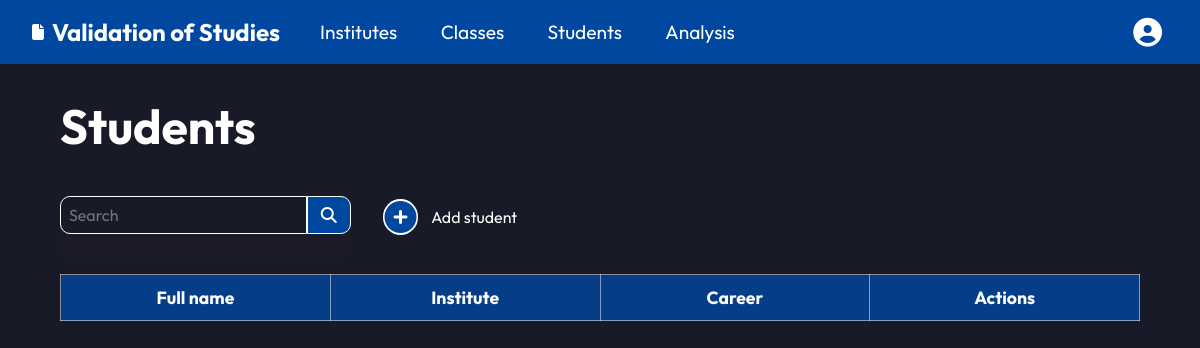
The app's page /students/ (signed in), older data.
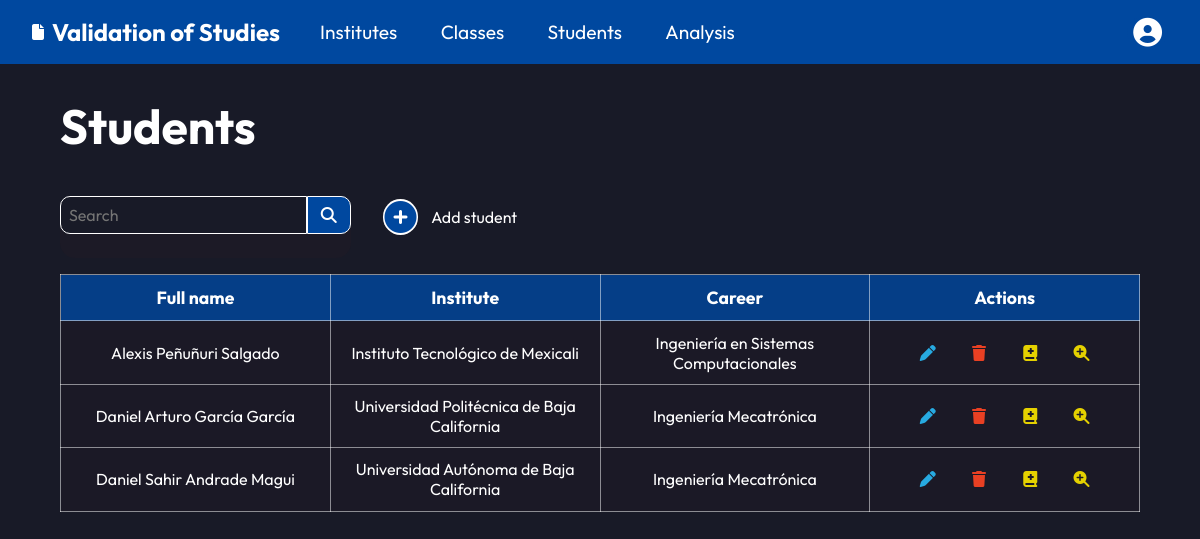
The same page, newer data.
### students/models.py (models this page shows, shortened)
class Student(models.Model):
  institute = models.ForeignKey(
    Institute,
    on_delete=models.CASCADE,
    blank=True, null=True
  )
  career = models.ForeignKey(
    Career,
    on_delete=models.CASCADE,
    blank=True, null=True
  )
  first_name = models.CharField(max_length=128)
  paternal_surname = models.CharField(max_length=128)
  maternal_surname = models.CharField(max_length=128)
  street_and_number = models.CharField(max_length=256)
  neighborhood = models.CharField(max_length=256)
  zip_code = models.IntegerField()
  municipality = models.CharField(max_length=128)
  city = models.CharField(max_length=128)
  state = models.CharField(max_length=128)
  phone_number = models.IntegerField()
  nationality = models.CharField(max_length=128)
  sex = models.CharField(max_length=1)
  level = models.CharField(max_length=128)
  area = models.CharField(max_length=128)
  created_at = models.DateTimeField(auto_now_add=True)

### institutes/models.py (models this page shows, shortened)
class Institute(models.Model):
  name = models.CharField(max_length=128)
  republic_state = models.CharField(max_length=128)
  def __str__(self):
    return self.name

class Career(models.Model):
  institute = models.ForeignKey(
    Institute,
    on_delete=models.CASCADE,
    blank=True, null=True
  )
  name = models.CharField(max_length=128)
  is_engineering = models.BooleanField(default=0)
  def __str__(self):
    return self.name

### students/views.py (the view)
# urls.py: path("", views.StudentListView.as_view(), name="students"),
class StudentListView(LoginRequiredMixin, ListView):
  template_name = "students/students.html"
  model = Student
  def get_context_data(self, **kwargs):
    context = super().get_context_data(**kwargs)
    context["students_list"] = (
      Student.objects
      .order_by("first_name")
    )
    return context

### templates/students/students.html (shortened to what this page needs)
{% extends 'base.html' %}
{% block content %}
<h2 class="main-title">Students</h2>
<div class="institutes-header">
  <form action="" class="search-container search-small">
    <input type="search" name="" id="" placeholder="Search">
    <button type="submit"><i class="fa-solid fa-magnifying-glass"></i></button>
  </form>
  <a href="{% url 'new-student' %}"><i class="fa-solid fa-circle-plus"></i> Add student</a>
</div>
<div>
  <table>
    <tr>
      <th>Full name</th>
      <th>Institute</th>
      <th>Career</th>
      <th>Actions</th>
    </tr>
    {% for student in students_list %}
    <tr>
      <td><a href="{% url 'request' student.id %}" class="table-link">{{ student.first_name }}
          {{ student.paternal_surname }} {{ student.maternal_surname }}</a></td>
      <td><a href="{% url 'careers' student.institute.id %}" class="table-link">{{ student.institute }}</a></td>
      <td><a href="{% url 'syllabus' student.career.id %}" class="table-link">{{ student.career }}</a></td>
      <td class="actions">
        <div><a href="{% url 'edit-student' student.id %}"><i class="fa-solid fa-pen edit"></i></a></div>
        <div><a href="{% url 'delete-student' student.id %}"><i class="fa-solid fa-trash delete"></i></a></div>
        {% if student.id == student.request.student.id %}
        <div><a href="{% url 'edit-request' student.id %}"><i class="fa-solid fa-file-pen edit-s"></i></a></div>
        {% else %}
        <div><a href="{% url 'new-request' student.id %}"><i class="fa-solid fa-book-medical add"></i></a></div>
        {% endif %}
        {% if student.id == student.analysis.student.id %}
        <div><a href="{% url 'doc-analysis' student.id %}"><i class="fa-solid fa-magnifying-glass edit-s"></i></a></div>
        <div><a href="{% url 'dictum' student.id %}"><i class="fa-solid fa-file-lines edit-s"></i></a></div>
        {% else %}
        <div><a href="{% url 'new-doc-analysis' student.id %}"><i class="fa-solid fa-magnifying-glass-plus add"></i></a></div>
        {% endif %}
      </td>
    </tr>
    {% endfor %}
  </table>
</div>
{% endblock content %}

Row changes from the older to the newer data that the page shows:
added Student: first_name "Alexis", paternal_surname "Peñuñuri", maternal_surname "Salgado", institute "Instituto Tecnológico de Mexicali", career "Ingeniería en Sistemas Computacionales"
added Student: first_name "Daniel Arturo", paternal_surname "García", maternal_surname "García", institute "Universidad Politécnica de Baja California", career "Ingeniería Mecatrónica"
added Student: first_name "Daniel Sahir", paternal_surname "Andrade", maternal_surname "Magui", institute "Universidad Autónoma de Baja California", career "Ingeniería Mecatrónica"
